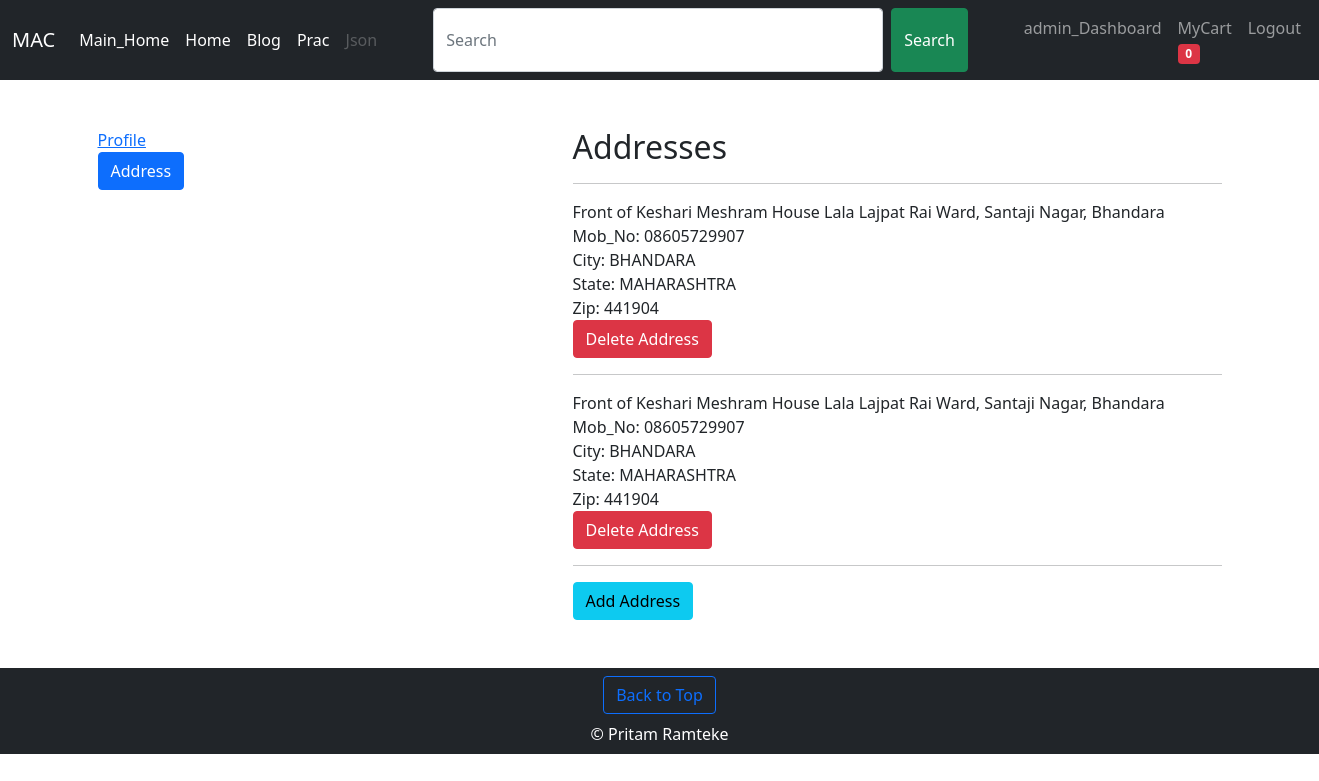
/shop/address/ (signed in), run on the app's committed database.
### shop/models.py (models this page shows, shortened)
class Address(models.Model):
    user = models.ForeignKey(User,on_delete=models.CASCADE) ## many-to-one relationship
    name = models.CharField(max_length=50,default='',blank=True)
    email = models.EmailField(default='',blank=True)
    address = models.TextField(max_length=1000)
    phone_number = models.CharField(max_length=12,default='')
    city = models.CharField(max_length=50,default='')
    state = models.CharField(max_length=30,default='')
    zip = models.CharField(default='', max_length=6)
    class Meta:
        verbose_name = 'Address'
        verbose_name_plural = 'Addresses'

### shop/views.py (the view)
# urls.py: path('address/',views.address,name='address'),
def address(request):
    addresses = Address.objects.filter(user=request.user)
    context = {'addresses':addresses}
    return render(request,'shop/address.html',context)

### shop/templates/shop/address.html (shortened to what this page needs)
{% extends 'base.html' %}
{% load static %}
{% block body %}
<div class='container mt-5 mb-5'>
    <div class="row">
        <div class="col-md-4 col-sm-4 col-xs-4 px-2">
            <a href="{% url 'dashboard' %}">Profile</a><br>
            <a href="{% url 'address' %}" class='btn btn-primary'>Address</a>
        </div>
        <div class="col-md-7 col-sm-7 col-xs-7 px-2 offset-1">
            <h2>Addresses</h2>
            {% for i in addresses %}
                <hr>
                <span>{{i.address}}</span><br>
                <span>Mob_No: {{i.phone_number}}</span><br>
                <span>City: {{i.city}}</span><br>
                <span>State: {{i.state}}</span><br>
                <span>Zip: {{i.zip}}</span>
                <div>
                    <a href="{% url 'delete_address' i.id %}" class='btn btn-danger'>Delete Address</a>
                </div>
            {% endfor %}
            <hr>
            <a href="{% url 'add_address' %}" class='btn btn-info'>Add Address</a>
        </div>
    </div>
</div>
{% endblock body %}

### templates/navbar_shop.html (shortened to what this page needs)
<nav class="navbar navbar-expand-lg navbar-dark bg-dark">
    <div class="container-fluid">
      <a class="navbar-brand" href="{% url 'home' %}">MAC</a>
      <nav class="collapse navbar-collapse " id="navbarSupportedContent">
        <ul class="navbar-nav me-auto mb-2 mb-lg-0">
          <li class="nav-item">
            <a class="nav-link active" aria-current="page" href="{% url 'mhome' %}">Main_Home</a>
          </li>
          <li class="nav-item">
            <a class="nav-link active" aria-current="page" href="{% url 'home' %}">Home</a>
          </li>
          <li class="nav-item">
            <a class="nav-link active" aria-current="page" href="{% url 'bhome' %}">Blog</a>
          </li>
          <li class="nav-item">
            <a class="nav-link active" aria-current="page" href="{% url 'prac' %}">Prac</a>
          </li>
          <li class="nav-item">
            <a class="nav-link disabled" aria-current="page" href="{% url 'jsondata' %}" >Json</a>
          </li>
        </ul>
        <span class='d-flex'>
         <form method='get' action='/shop/search/' class='d-flex mx-5' >
          <input class="form-control me-2 search_form" type="search" placeholder="Search" aria-label="Search" name='search' id='search'>
          <button class="btn btn-success" type="submit">Search</button>
        </form>
        <ul class="navbar-nav me-auto mb-2 mb-lg-0 ">
          {% if request.user.is_authenticated %}
          <li class="nav-item ">
            <a class="nav-link" href="{% url 'dashboard' %}">{{request.user}}_Dashboard</a>
          </li>
          <li class="nav-item ">
            <a class="nav-link" href="{% url 'mycart' %}">MyCart <span id='cart' class='badge bg-danger'>0</span></a>
          </li>
          <li class="nav-item">
            <a class="nav-link" href="{% url 'logout' %}">Logout</a>
          </li>
          {% endif %}
        </ul>
        </span>
      </nav>
    </div>
  </nav>

### static/mac/css/shop.css (style rules this page uses)
.search_form { width: 450px; }

### data on the page
Address: address "Front of Keshari Meshram House Lala Lajpat Rai Ward, Santaji Nagar, Bhandara", phone_number "08605729907", city "BHANDARA", state "MAHARASHTRA", zip "441904"
Address: address "Front of Keshari Meshram House Lala Lajpat Rai Ward, Santaji Nagar, Bhandara", phone_number "08605729907", city "BHANDARA", state "MAHARASHTRA", zip "441904"

### other printed values
{{ request.user }} "admin"
